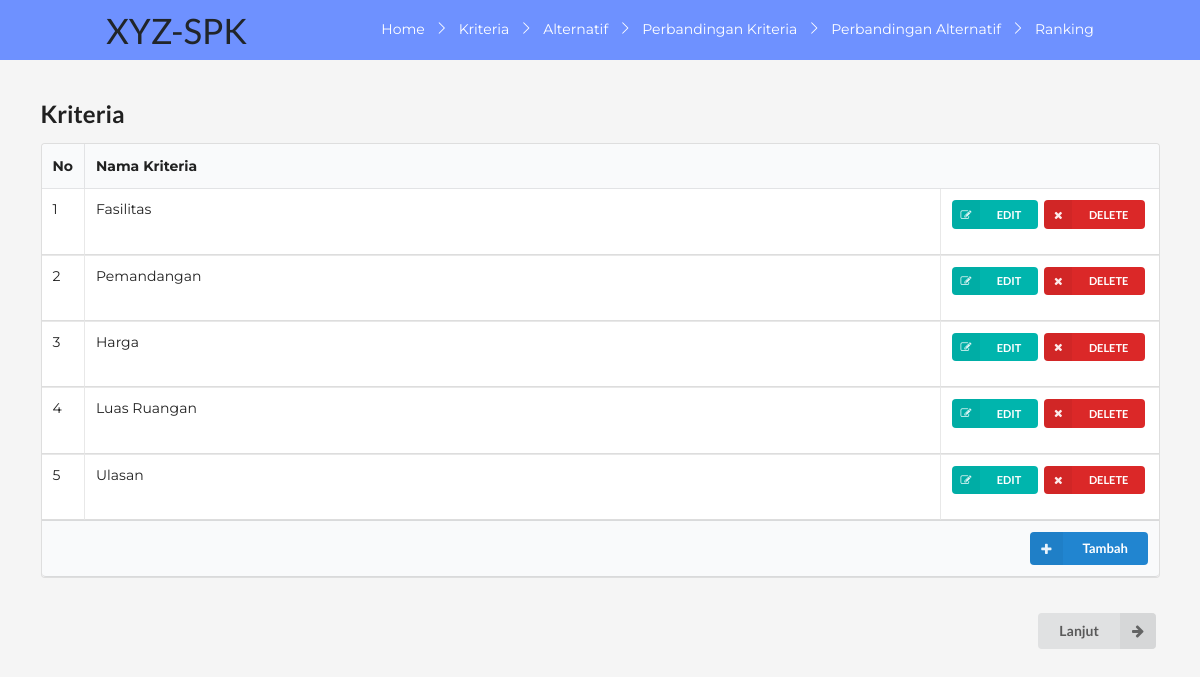
Page /staff/spk/kriteria.php on the committed database.
### tables this page shows
CREATE TABLE `kriteria` (
  `id` int(11) NOT NULL,
  `nama` varchar(20) NOT NULL
);

### staff/spk/kriteria.php (the view, shortened to what this page needs)
<head>
	<link rel="stylesheet" type="text/css" href="semantic/dist/semantic.min.css">
</head>
<?php
	include('fungsi.php');
	include('navbar.php');
?>
<section class="content container mt-5">
	<h2 class="ui header">Kriteria</h2>
	<table class="ui celled table">
		<thead>
			<tr>
				<th class="collapsing">No</th>
				<th colspan="2">Nama Kriteria</th>
			</tr>
		</thead>
		<tbody>
		<?php
			$query = "SELECT id,nama FROM kriteria ORDER BY id";
			$result	= mysqli_query($koneksi, $query);
			$i = 0;
			while ($row = mysqli_fetch_array($result)) {
				$i++;
		?>
			<tr>
				<td><?php echo $i ?></td>
				<td><?php echo $row['nama'] ?></td>
				<td class="right aligned collapsing">
					<form method="post" action="kriteria.php">
						<button type="submit" name="edit" class="ui mini teal left labeled icon button"><i class="right edit icon"></i>EDIT</button>
						<button type="submit" name="delete" class="ui mini red left labeled icon button"><i class="right remove icon"></i>DELETE</button>
					</form>
				</td>
			</tr>
	<?php } ?>
		</tbody>
		<tfoot class="full-width">
			<tr>
				<th colspan="3">
					<a href="tambah.php?jenis=kriteria">
						<div class="ui right floated small primary labeled icon button">
						<i class="plus icon"></i>Tambah
						</div>
					</a>
				</th>
			</tr>
		</tfoot>
	</table>
	<br>
	<form action="alternatif.php">
	<button class="ui right labeled icon button" style="float: right;">
		<i class="right arrow icon"></i>
		Lanjut
	</button>
	</form>
</section>

### assets/css/style1.css (style rules this page uses)
body { margin: 0; padding: 0; background-color: #f5f5f5; font-family: 'Montserrat', sans-serif; }

### rows in the picture
kriteria: nama "Fasilitas"
kriteria: nama "Pemandangan"
kriteria: nama "Harga"
kriteria: nama "Luas Ruangan"
kriteria: nama "Ulasan"
